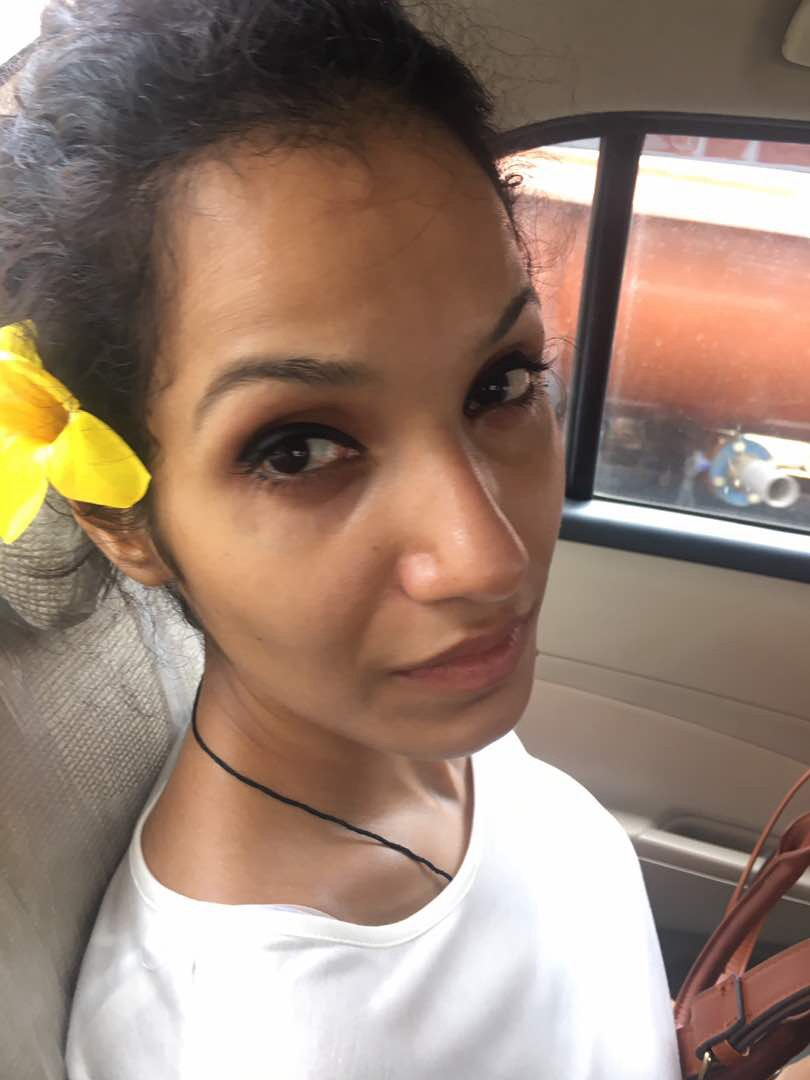
#> input picture input_images/img.JPG, 810 x 1080 px, found by its file name
$ jupyter execute --allow-errors Face_Mask_Detection.ipynb   (shell and % lines are left out)
#> lines starting #> are read from the running program, lines starting #| are printed output that depends on the picture; after the words box and inside, x2 and y2 are one past the last pixel; in counts of white or black regions, pixels touching at a corner belong together
# <center> Face Mask Detection In Python Using OpenCV
<center> #Covid 19 #Image analytics #Image segmentation


##  **Author** : Deepika Sharma
Contact: deepikasharma.stats@gmail.com
**Date** : 07 July 2020

**Index:**

1. Preamble
2. Explore CV2 pretrained models for face detection before detecting mask
3. Try work around to detect faces which `CV2` Haar and LBP classifier can not detect.
4. Detect faces and detect if Face mask worn or not.
5. End Notes.

## 1. Preamble

I always had this question : How does Camera work? Until a few months ago, I finally got my answer for it. For which, I will write a separate blog.

On a "super" High level, explaination goes like this

A camera lens takes all the light rays bouncing around and uses glass to redirect them to a single point, creating a sharp image. When all of those light rays meet back together on a digital camera sensor or a piece of film, they create a sharp image.

So, light rays which camera lens receives have different wavelengths, which ends up creating gradients in the image vectors, **`which we later analyse when working on png/jpg in combination of shape and per unit change in color of a pixel`.**

For ex : Black is 0 , White is 255 in a grascale image. Range between 0-50 is black, 50-100 is somewhere between Red or Dark Blue, 100-150 is light blue... we can discretise it further.

- courtesy : shutterstock

We all know our fevorite algorithm : Gradient descent which majorly works on the principle of differential equations. Correction! partial differential equations.

Theory aside, I will be talking about two steps in face mask detection problem.

The problem is solved in two steps

`1. Detecting human faces in an image.`

`2. Detecting if human face has mask on it or not.`

Note: there are plently of pre trained models for detecting face mask, which are able to detect mask without taking care of both. Caveats which I found out while solving this problem with pre-trained mask detection models are following:
1. Models trained using masked faces and non mask faces using supervised training are basically biased towards shape of mask on a human face and training learns patterns for a mask.
2. There are not many models which first identifies landmarks of a human face in an image unless explicitely model is trained that way!

``Hence I decided to take an extra tour and break the problem statement to two steps.``

## Background on face detection

`OpenCV` provides us with two pre-trained (already trained and ready to be used for detection) classifiers:

1. Haar Classifier
2. LBP Classifier

### Haar Classifier

Haar features:

Feature Detection:

### LBP Cascade Classifier

LBP (Local Binary Patterns) is a visual/texture descriptor and our face too is composed of micro visual patterns.

Steps are available here https://docs.opencv.org/master/dc/d88/tutorial_traincascade.html


## 2. Lets Detect Face Using OpenCV

[cell 1]
#import required libraries
#import OpenCV library
import cv2
#import matplotlib library
import matplotlib.pyplot as plt
#importing time library for speed comparisons of both classifiers
import time

[cell 2]
def convertToRGB(img):
    return cv2.cvtColor(img, cv2.COLOR_BGR2RGB)

**`cv2.cvtColor`** is an OpenCV function to convert images to different color spaces. It takes an image to convert and a color space code (like cv2.COLOR_BGR2RGB) to convert image to and returns the converted image.

[cell 3]
#load test iamge
test1 = cv2.imread('input_images/img.jpg')
#> test1 is the input picture: shape (1080, 810, 3); mean B, G, R 114.4, 129, 152

#convert the test image to gray image as opencv face detector expects gray images
gray_img = cv2.cvtColor(test1, cv2.COLOR_BGR2GRAY)
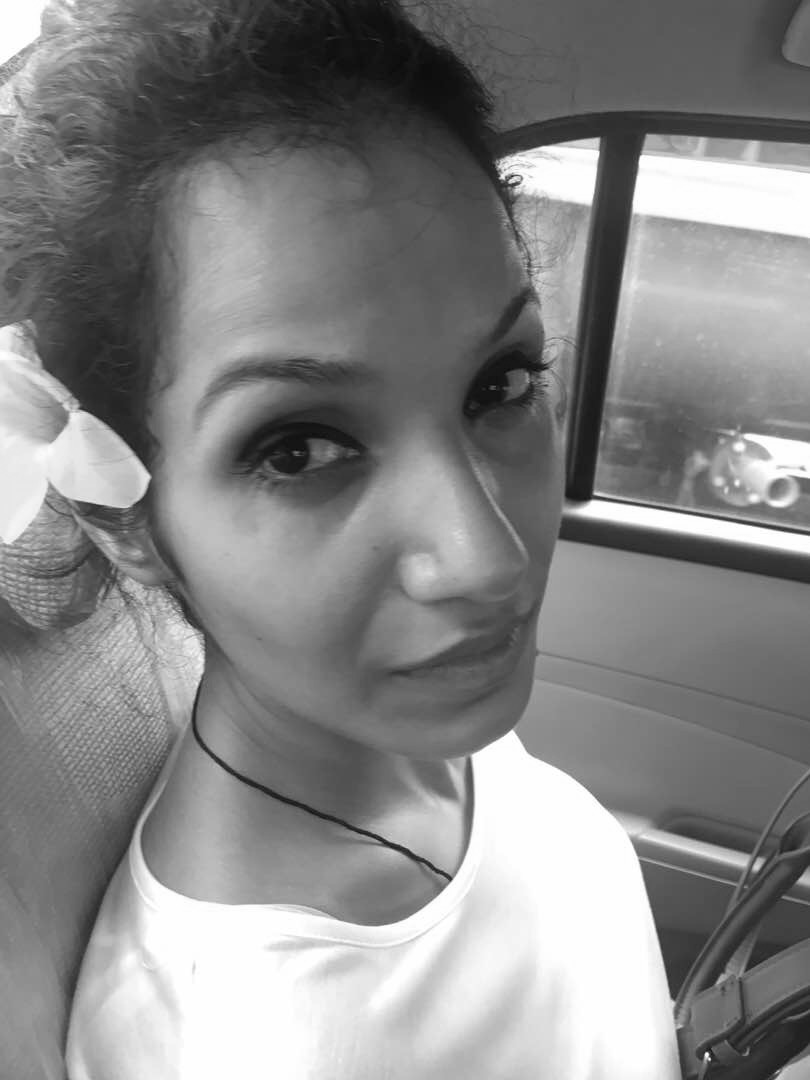
#> gray_img: shape (1080, 810); min 8, max 255, mean 134.2

Now let's load Haar Face Cascade pretrained model.

[cell 4]
#load cascade classifier training file for haarcascade
haar_face_cascade = cv2.CascadeClassifier('pre_trained_models/haarcascade_frontalface_alt.xml')
faces = haar_face_cascade.detectMultiScale(gray_img, scaleFactor=1.1, minNeighbors=5);
#> faces = ()
print('Faces found: ', len(faces))
#| Faces found:  0

Oops! No faces detected!

[cell 5]
plt.imshow(convertToRGB(test1))

No face detected! Faces with angle do not get detected using CV2 pre-trained models. `Lets try another face.`

[cell 6]
#go over list of faces and draw them as rectangles on original colored img
test1 = cv2.imread('input_images/img11.jpg')
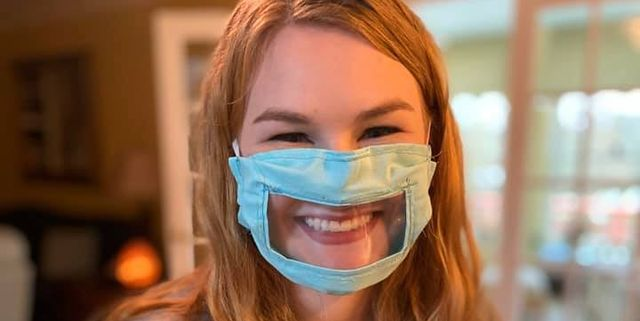
#> input picture input_images/img11.jpg, 640 x 321 px
#> test1 is the input picture: shape (321, 640, 3); mean B, G, R 90.9, 114.5, 147.3
gray_img = cv2.cvtColor(test1, cv2.COLOR_BGR2GRAY)
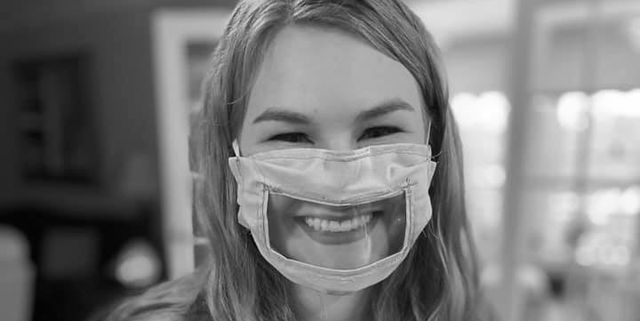
#> gray_img: shape (321, 640); min 1, max 255, mean 121.6
faces = haar_face_cascade.detectMultiScale(gray_img, scaleFactor=1.1, minNeighbors=5);
#> faces = [[212, 37, 249, 249]]
for (x, y, w, h) in faces:
    cv2.rectangle(test1, (x, y), (x+w, y+h), (0, 255, 0), 2)
#> this loop made 1 pass
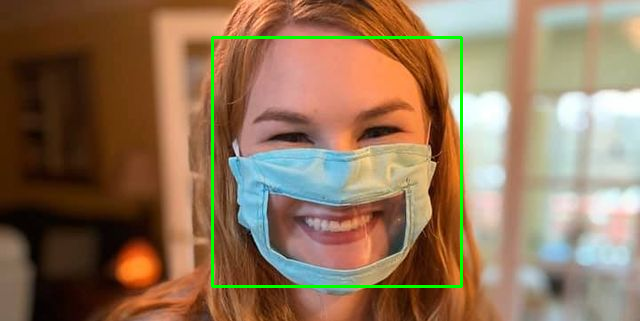
#> test1: shape (321, 640, 3); 1.45% of pixels changed, all inside (x1, y1, x2, y2) = (211, 36, 463, 288)

[cell 7]
#conver image to RGB and show image
plt.imshow(convertToRGB(test1))

Here is the Caveat, Haar and LBP classifiers are not able to detect all the faces. Which we will be resolving now.

## 3. Work around to detect `all` faces

Install Face Alignment :   https://github.com/1adrianb/face-alignment

`Requirements:`

opencv-python; scipy>=0.17.0 ; scikit-image

[cell 8]
import os
import cv2
import imutils
import numpy as np
from imutils import face_utils
import face_alignment


def detect_mask(im, margin = 20, ratio = 0.5):
#> called with margin = 20, ratio = 0.5
    im_resized = imutils.resize(im, width=500, height = 500)
    fa = face_alignment.FaceAlignment(face_alignment.LandmarksType._2D, device='cpu')

    arr = fa.get_landmarks(im_resized)
    if arr != None:
        for i in range(len(arr)):
            preds = arr[i]

            # These co-ordinates are standard for all huamn face images
            skin_1 = im_resized[int(preds[22][1])-margin:int(preds[23][1])+margin,int(preds[22][0]):int(preds[23][0])]
            skin_2 = im_resized[int(preds[30][1]):int(preds[31][1]),int(preds[2][0]):int(preds[30][0])]
            skin = (np.mean(skin_1)+np.mean(skin_2))/2

            try:
                cheeks_1 = im_resized[int(preds[31][1]):int(preds[58][1]),int(preds[4][0]):int(preds[49][0])]
                cheeks_2 = im_resized[int(preds[31][1]):int(preds[58][1]),int(preds[55][0]):int(preds[14][0])]
                cheeks_mean = (np.mean(cheeks_1)+np.mean(cheeks_2))/2

            except:pass

            for (x, y) in preds:
                cv2.circle(im_resized, (x, y), 2, (150, 0, 0), -1)

            test = im_resized[int(preds[31][1]):int(preds[12][1]),int(preds[3][0]):int(preds[15][0])]

            if len(arr) <= 1:
                ratio = ratio+0.1

            # this rule is pretty custom, will be trining a separate model to find out right thresholds.
            if abs(skin -  cheeks_mean) > 8 and abs(np.mean(test) -  cheeks_mean) < 10:
                if 0 < abs(np.mean(test)) <= 50:
                    col = "Black"
                if 50 < abs(np.mean(test)) <= 100:
                    col = "Red or Dark blue"
                if 100 < abs(np.mean(test)) <= 150:
                    col = "Light blue"
                if 150 < abs(np.mean(test)) <= 200:
                    col = "Blue"
                if 200 < abs(np.mean(test)):
                    col = "White"

                cv2.putText(im_resized, "Face Mask ON", (int(x), int(y)+50), cv2.FONT_HERSHEY_SIMPLEX, ratio, (0, 255, 0), 2)
                cv2.putText(im_resized, col, (int(x), int(y)+65), cv2.FONT_HERSHEY_SIMPLEX, ratio, (0, 255, 0), 2)
#                 cv2.imshow("Output", image)
#                 cv2.waitKey(0)
            else:
                cv2.putText(im_resized, "NO Face Mask", (int(x)-50, int(y)+60), cv2.FONT_HERSHEY_SIMPLEX, ratio, (0, 255, 0), 2)
#                 cv2.imshow("Output", image)
#                 cv2.waitKey(0)

    return im_resized
